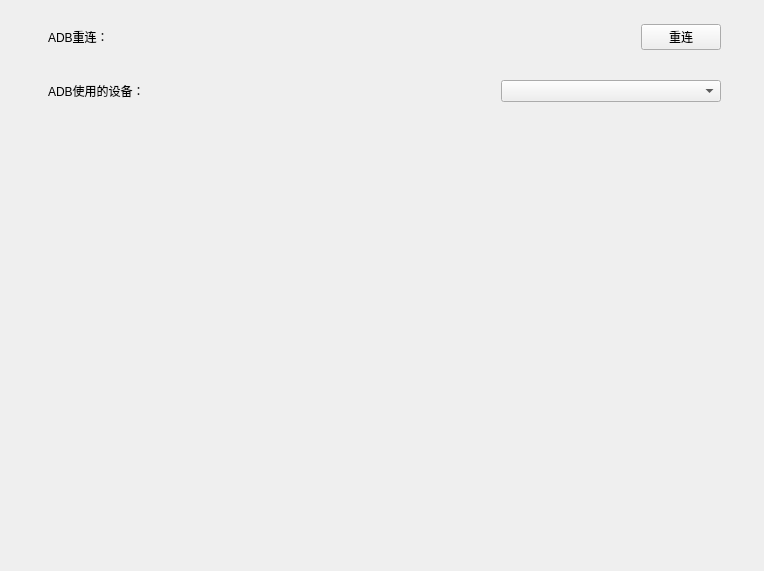
<?xml version="1.0" encoding="UTF-8"?>
<ui version="4.0">
 <class>Form</class>
 <widget class="QWidget" name="Form">
  <property name="geometry">
   <rect>
    <x>0</x>
    <y>0</y>
    <width>764</width>
    <height>571</height>
   </rect>
  </property>
  <property name="windowTitle">
   <string>Form</string>
  </property>
  <widget class="QWidget" name="verticalLayoutWidget">
   <property name="geometry">
    <rect>
     <x>0</x>
     <y>0</y>
     <width>771</width>
     <height>571</height>
    </rect>
   </property>
   <layout class="QVBoxLayout" name="verticalLayout" stretch="1">
    <property name="leftMargin">
     <number>24</number>
    </property>
    <property name="topMargin">
     <number>12</number>
    </property>
    <property name="rightMargin">
     <number>24</number>
    </property>
    <property name="bottomMargin">
     <number>12</number>
    </property>
    <item>
     <widget class="QWidget" name="widget_adb" native="true">
      <widget class="QWidget" name="verticalLayoutWidget_2">
       <property name="geometry">
        <rect>
         <x>0</x>
         <y>0</y>
         <width>721</width>
         <height>551</height>
        </rect>
       </property>
       <layout class="QVBoxLayout" name="verticalLayout_2" stretch="0,1,7">
        <item>
         <layout class="QHBoxLayout" name="horizontalLayout_8" stretch="0,1,0">
          <property name="spacing">
           <number>12</number>
          </property>
          <property name="leftMargin">
           <number>24</number>
          </property>
          <property name="topMargin">
           <number>12</number>
          </property>
          <property name="rightMargin">
           <number>24</number>
          </property>
          <property name="bottomMargin">
           <number>12</number>
          </property>
          <item>
           <widget class="QLabel" name="label_6">
            <property name="text">
             <string>ADB重连：</string>
            </property>
           </widget>
          </item>
          <item>
           <widget class="QLabel" name="lb_restart_adb_status">
            <property name="sizePolicy">
             <sizepolicy hsizetype="Expanding" vsizetype="Expanding">
              <horstretch>0</horstretch>
              <verstretch>0</verstretch>
             </sizepolicy>
            </property>
            <property name="text">
             <string/>
            </property>
           </widget>
          </item>
          <item>
           <widget class="QPushButton" name="pb_restart_adb">
            <property name="sizePolicy">
             <sizepolicy hsizetype="Expanding" vsizetype="Expanding">
              <horstretch>0</horstretch>
              <verstretch>0</verstretch>
             </sizepolicy>
            </property>
            <property name="text">
             <string>重连</string>
            </property>
           </widget>
          </item>
         </layout>
        </item>
        <item>
         <layout class="QHBoxLayout" name="horizontalLayout_2" stretch="2,1">
          <property name="spacing">
           <number>12</number>
          </property>
          <property name="leftMargin">
           <number>24</number>
          </property>
          <property name="topMargin">
           <number>12</number>
          </property>
          <property name="rightMargin">
           <number>24</number>
          </property>
          <property name="bottomMargin">
           <number>12</number>
          </property>
          <item>
           <widget class="QLabel" name="label_2">
            <property name="sizePolicy">
             <sizepolicy hsizetype="Minimum" vsizetype="Minimum">
              <horstretch>0</horstretch>
              <verstretch>0</verstretch>
             </sizepolicy>
            </property>
            <property name="text">
             <string>ADB使用的设备：</string>
            </property>
           </widget>
          </item>
          <item>
           <widget class="QComboBox" name="cb_adb_devices"/>
          </item>
         </layout>
        </item>
        <item>
         <spacer name="verticalSpacer">
          <property name="orientation">
           <enum>Qt::Vertical</enum>
          </property>
          <property name="sizeHint" stdset="0">
           <size>
            <width>20</width>
            <height>40</height>
           </size>
          </property>
         </spacer>
        </item>
       </layout>
      </widget>
     </widget>
    </item>
   </layout>
  </widget>
 </widget>
 <resources/>
 <connections/>
</ui>
